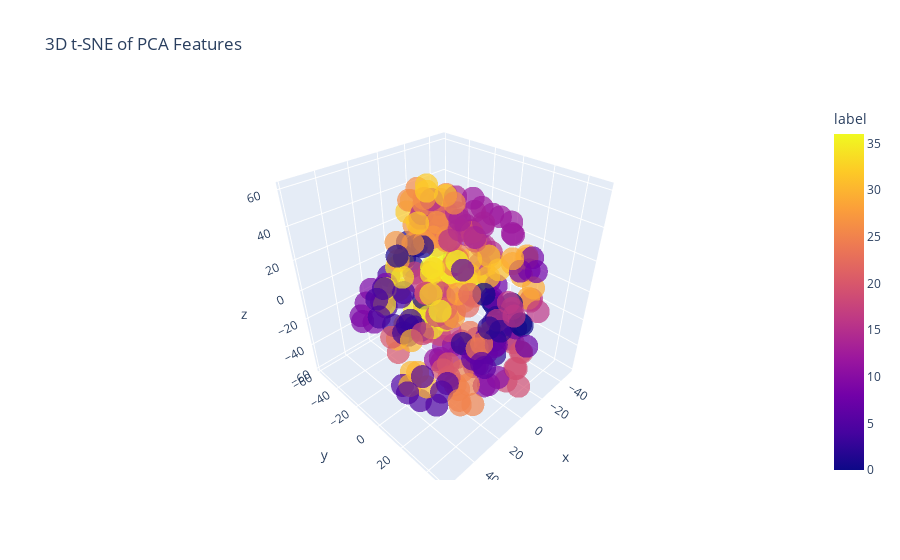

Source (notebook cell):
### Markdown cell above
## 6. t-SNE Visualization (CPU for sklearn)

### Code cell
import plotly.express as px
from sklearn.manifold import TSNE

print("Starting 3D t-SNE visualization...")

X_train_proj_cpu = project_faces(X_train_std, mean_face, eigenfaces)
y_train_cpu = y_train

tsne_3d = TSNE(n_components=3, random_state=42, perplexity=30)
X_train_tsne_3d = tsne_3d.fit_transform(X_train_proj_cpu)
print("3D t-SNE completed")

import pandas as pd
tsne_df = pd.DataFrame(X_train_tsne_3d, columns=["x", "y", "z"])
tsne_df["label"] = y_train_cpu

fig = px.scatter_3d(
    tsne_df, x="x", y="y", z="z",
    color="label",
    title="3D t-SNE of PCA Features",
    opacity=0.7
)

fig.show()

### Figure 1 — Plotly figure (JSON) as saved in the notebook; plotly's stock layout.template omitted (floating-point values rounded to 4 significant figures; data arrays with more than 128 entries replaced by an {"elided": "..."} marker saying what was removed)
{"data": [{"hovertemplate": "x=%{x}<br>y=%{y}<br>z=%{z}<br>label=%{marker.color}<extra></extra>", "legendgroup": "", "marker": {"color": {"elided": "259 int values"}, "coloraxis": "coloraxis", "opacity": 0.7, "symbol": "circle"}, "mode": "markers", "name": "", "scene": "scene", "showlegend": false, "type": "scatter3d", "x": {"elided": "259 float values"}, "y": {"elided": "259 float values"}, "z": {"elided": "259 float values"}}], "layout": {"coloraxis": {"colorbar": {"title": {"text": "label"}}, "colorscale": [[0, "#0d0887"], [0.1111, "#46039f"], [0.2222, "#7201a8"], [0.3333, "#9c179e"], [0.4444, "#bd3786"], [0.5556, "#d8576b"], [0.6667, "#ed7953"], [0.7778, "#fb9f3a"], [0.8889, "#fdca26"], [1, "#f0f921"]]}, "legend": {"tracegroupgap": 0}, "scene": {"domain": {"x": [0, 1], "y": [0, 1]}, "xaxis": {"title": {"text": "x"}}, "yaxis": {"title": {"text": "y"}}, "zaxis": {"title": {"text": "z"}}}, "title": {"text": "3D t-SNE of PCA Features"}}}
